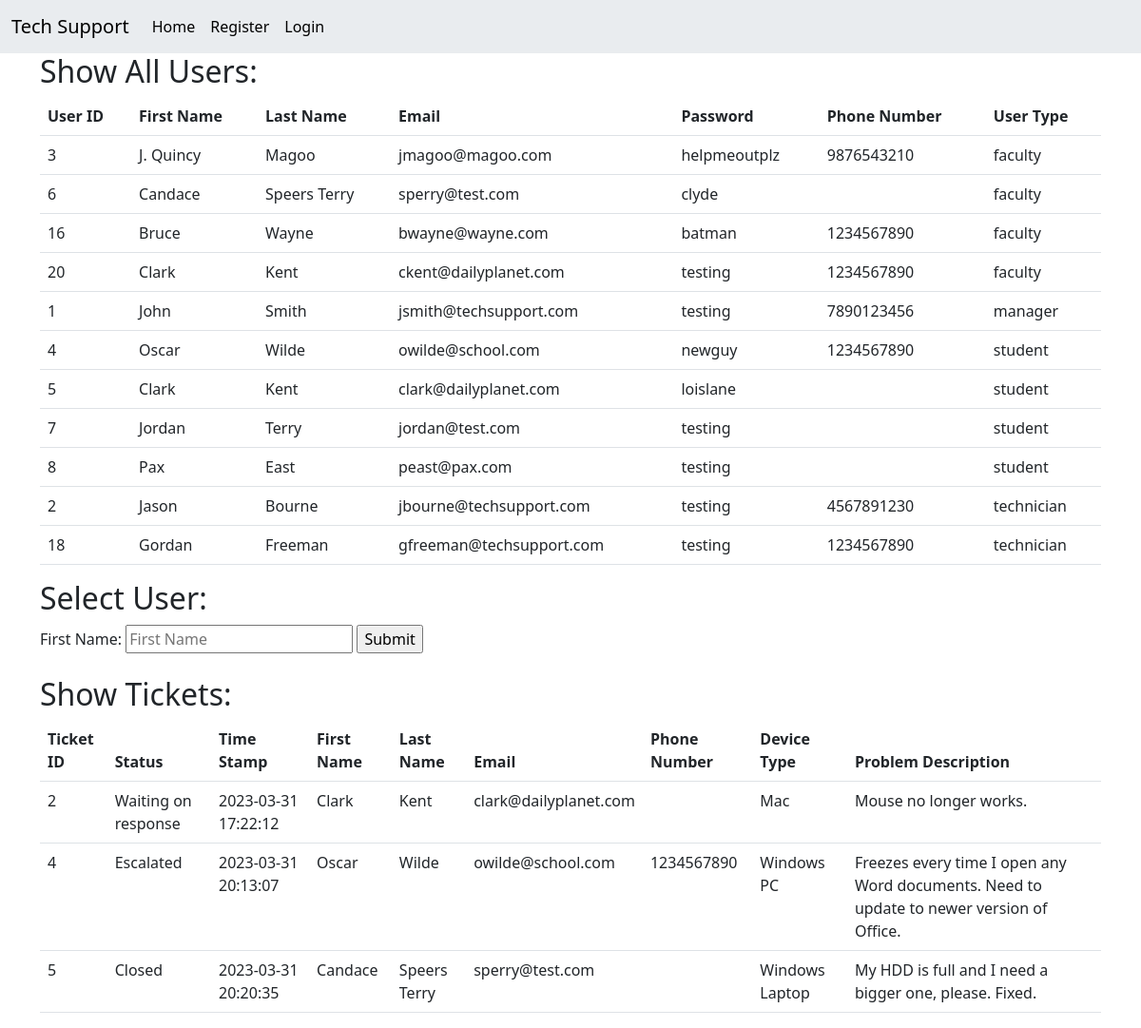
The page / on the database its author committed.
### tables this page shows
CREATE TABLE `tickets` (
  `ticket_id` int(11) NOT NULL,
  `timestamp` timestamp NOT NULL DEFAULT current_timestamp(),
  `user_id` int(11) NOT NULL,
  `device_type_id` int(11) NOT NULL,
  `description` varchar(500) NOT NULL,
  `tech_id` int(11) NOT NULL,
  `status_id` int(11) NOT NULL DEFAULT 1
);

CREATE TABLE `status` (
  `status_id` int(11) NOT NULL,
  `status` varchar(50) NOT NULL,
  `description` varchar(250) NOT NULL
);

CREATE TABLE `users` (
  `user_id` int(11) NOT NULL,
  `first_name` varchar(50) NOT NULL,
  `last_name` varchar(50) NOT NULL,
  `email` varchar(50) NOT NULL,
  `password` varchar(50) NOT NULL,
  `phone_number` varchar(15) NOT NULL,
  `user_type` int(11) NOT NULL DEFAULT 1
);

CREATE TABLE `devicetypes` (
  `device_type_id` int(11) NOT NULL,
  `device_type` varchar(50) NOT NULL
);

### dbcontroller.php (the view, shortened to what this page needs)
<?php
    class db {
        private $host = "localhost";
        private $user = "techsupport";
        private $pwd = "supportme";
        private $db = "techsupport";
        public $conn;
        function __construct()
        {
            $this->conn = new mysqli($this->host, $this->user, $this->pwd, $this->db)
            or
            die("There was an error: ".$this->conn->connect_error);
        }
        function showUsers()
        {
            $sql = "SELECT * FROM view_users";
            $result = $this->conn->query($sql);
            if($result->num_rows > 0)
            {
                $this->generateTable($result);
            }
        }
        function showAllTickets()
        {
            $sql = "CALL show_all_tickets()";
            $result = $this->conn->query($sql);
            if($result->num_rows > 0)
            {
                $this->generateTable($result, true);
            }
            else
            {
                print("<p>Tickets table is empty.</p>");
            }
        }
    function generateTable($data)
    {
        $fields = mysqli_fetch_fields($data);
        $fieldNames = array();
        foreach ($fields as $field)
        {
            array_push($fieldNames, $field->name);
        }
        print(
            "<table class='table'>
            <thead>
            <tr>
        ");
        foreach($fieldNames as $name)
        {
            print("<th scope='col'>".str_replace("Id", "ID", ucwords(str_replace('_', ' ', $name), " "))."</th>");
        }
        print("</tr>
        </thead>
        <tbody>
        ");
        while($row = mysqli_fetch_assoc($data))
        {
            foreach($fieldNames as $name)
            {
                print("<td>".$row[$name]."</td>");
            }
        }
        print("<tbody></table>");
    }
    }
?>

### header.php (shortened to what this page needs)
<!doctype html>
<html lang="en">
    <head>
        <link href="https://cdn.jsdelivr.net/npm/bootstrap@5.3.0-alpha2/dist/css/bootstrap.min.css" rel="stylesheet">
        <link href="https://getbootstrap.com/docs/5.3/assets/css/docs.css" rel="stylesheet">
        <?php
                include "dbcontroller.php";
            ?>
    </head>
    <body>
    <?php
        $db = new db();
    ?>
    <nav class="navbar navbar-expand-lg bg-body-secondary">
        <div class="container-fluid">
            <a class="navbar-brand" href="index.php">Tech Support</a>
            <div class="collapse navbar-collapse" id="menuItems">
                <ul class="navbar-nav me-auto mb2 mb-lg-0">
                    <li class="nav-item">
                        <a class="nav-link active" href="index.php">Home</a>
                    </li>
                    <?php
                        if(isset($_SESSION) && !empty($_SESSION))
                        {
                            echo("
                                <li class='nav-item'>
                                    <a class='nav-link active' href='create-ticket.php'>Create Ticket</a>
                                </li>
                            ");
                            if($_SESSION["userType"] == $db->getUserTypeID("Student") || $_SESSION["userType"] == $db->getUserTypeID("Faculty")){
                                echo("
                                    <li class='nav-item'>
                                        <a class='nav-link active' href='ticket-status.php'>Ticket Status</a>
                                    </li>
                                ");
                            }
                            if($_SESSION["userType"] == $db->getUserTypeID("Technician") || $_SESSION["userType"] == $db->getUserTypeID("Manager"))
                            {
                                echo("
                                    <li class='nav-item'>
                                        <a class='nav-link active' href='tickets.php'>Tickets</a>
                                    </li>
                                ");
                            }
                            if($_SESSION["userType"] == $db->getUserTypeID("Manager"))
                            {
                                echo("
                                    <li class='nav-item'>
                                        <a class='nav-link active' href='administration.php'>Administration</a>
                                    </li>
                                ");
                            }
                            echo("
                                <li class='nav-item'>
                                    <a class='nav-link active' href='logout.php'>Logout</a>
                                </li>
                            ");
                        }
                        else{
                            echo("
                                <li class='nav-item'>
                                    <a class='nav-link active' href='user-registration.php'>Register</a>
                                </li>
                                <li class='nav-item'>
                                    <a class='nav-link active' href='login.php'>Login</a>
                                </li>
                            ");
                        }
                    ?>
                </ul>
            </div>
        </div>
    </nav>
    <div class="container">

### index.php (shortened to what this page needs)
<?php
    include "header.php"
?>
<h2>Show All Users:</h2>
<?php
    $db->showUsers();
?>
<h2>Select User:</h2>
<?php
    include "finduser.php";
?>
<h2>Show Tickets:</h2>
<?php
    $db->showAllTickets();
?>
<?php include "footer.php" ?>

### finduser.php (shortened to what this page needs)
<form method="POST">
    <label for="fName">First Name:</label>
    <input type="text" name="fName" placeholder="First Name"/>
    <input type="submit"/>
</form>

### footer.php
</div>
</body>
</html>

### rows shown on the page
tickets: ticket_id "2", status.status "Waiting on response", timestamp "2023-03-31 17:22:12", user.first_name "Clark", user.last_name "Kent", user.email "clark@dailyplanet.com", device_type.device_type "Mac", description "Mouse no longer works."
tickets: ticket_id "4", status.status "Escalated", timestamp "2023-03-31 20:13:07", user.first_name "Oscar", user.last_name "Wilde", user.email "owilde@school.com", user.phone_number "1234567890", device_type.device_type "Windows PC", description "Freezes every time I open any Word documents. Need to update to newer version of Office."
tickets: ticket_id "5", status.status "Closed", timestamp "2023-03-31 20:20:35", user.first_name "Candace", user.last_name "Speers Terry", user.email "sperry@test.com", device_type.device_type "Windows Laptop", description "My HDD is full and I need a bigger one, please. Fixed."

### other values the page prints
str_replace("Id", "ID", ucwords(str_replace('_', ' ', $name), " ")) "User ID"
str_replace("Id", "ID", ucwords(str_replace('_', ' ', $name), " ")) "First Name"
str_replace("Id", "ID", ucwords(str_replace('_', ' ', $name), " ")) "Last Name"
str_replace("Id", "ID", ucwords(str_replace('_', ' ', $name), " ")) "Email"
str_replace("Id", "ID", ucwords(str_replace('_', ' ', $name), " ")) "Password"
str_replace("Id", "ID", ucwords(str_replace('_', ' ', $name), " ")) "Phone Number"
str_replace("Id", "ID", ucwords(str_replace('_', ' ', $name), " ")) "User Type"
$row[$name] "3"
$row[$name] "J. Quincy"
$row[$name] "Magoo"
$row[$name] "jmagoo@magoo.com"
$row[$name] "helpmeoutplz"
$row[$name] "9876543210"
$row[$name] "faculty"
$row[$name] "6"
